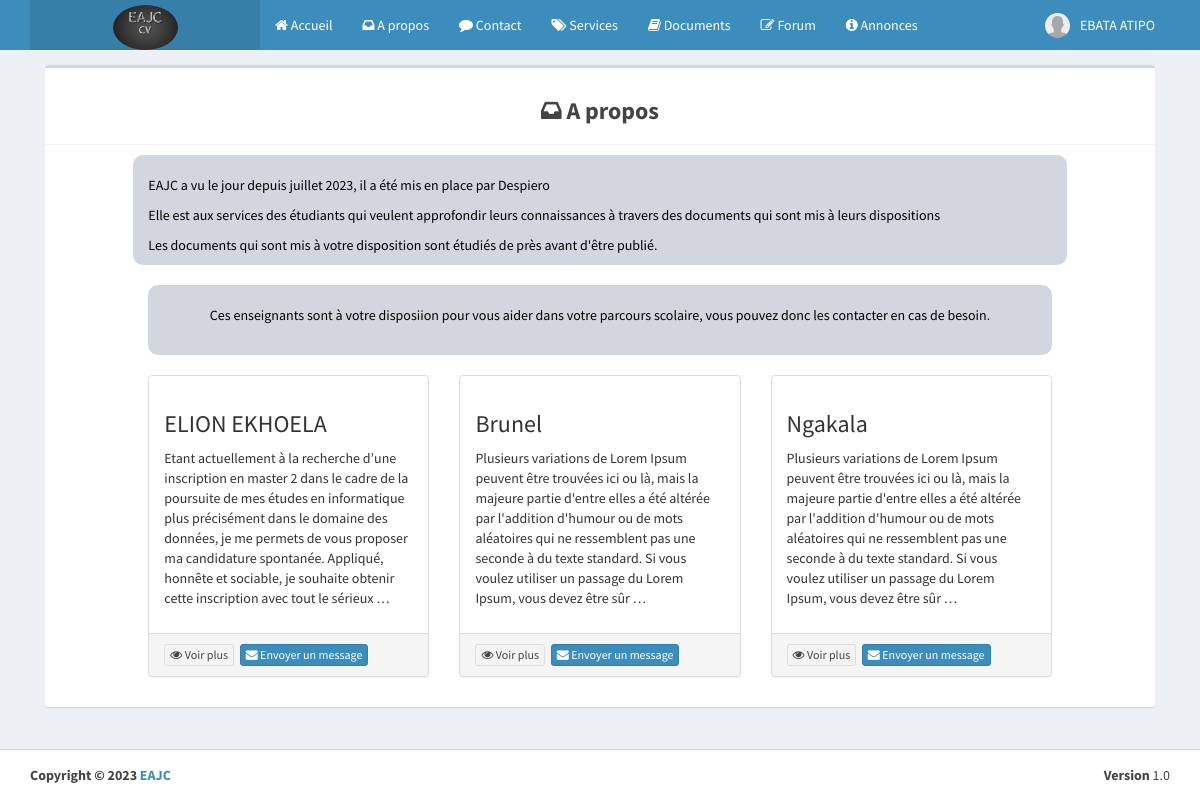
Page /eab/apropos (signed in) on the committed database.
### eab/models.py (models this page shows, shortened)
class Parametre(models.Model):
    appname=models.CharField(max_length=100)
    appeditor=models.CharField(max_length=200)
    phone=models.CharField(max_length=200, null=True)
    email=models.CharField(max_length=200, null=True)
    version=models.CharField(max_length=10, null=True)
    devise=models.CharField(max_length=10, null=True)
    COLORS=[
        ('primary','primary'),
        ('info','info'),
        ('success','success'),
        ('danger','danger'),
        ('secondary','secondary'),
        ('dark','dark'),
    ]
    theme=models.CharField(max_length=200, null=True, choices=COLORS)
    logo=models.ImageField(upload_to="media", null=True, blank=True)
    width_logo=models.CharField(max_length=3, null=True)
    height_logo=models.TextField(max_length=3, null=True)

class Profile(models.Model):
    user=models.OneToOneField(User, on_delete=models.CASCADE)
    phone=models.CharField(max_length=100)
    address=models.TextField()
    photo=models.ImageField(upload_to="media", null=True, blank=True)
    SEX=[
        ('Masculin','Masculin'),
        ('Feminin','Feminin')
    ]
    gender=models.CharField(max_length=100, null=True, choices=SEX)
    droitmes=models.BooleanField(default=False, null=True)
    status=models.BooleanField(default=False, null=True)
    apropos=models.TextField(null=True)
    profession=models.CharField(max_length=50, null=True)
    VARIABLE=[
        ('Visible','Visible'),
        ('Invisible','Invisible')
    ]
    vform=models.CharField(max_length=100, null=True, choices=VARIABLE, default="Visible")
    vep=models.CharField(max_length=100, null=True, choices=VARIABLE)
    vcomp=models.CharField(max_length=100, null=True, choices=VARIABLE)
    vaform=models.CharField(max_length=100, null=True, choices=VARIABLE)
    priority=models.BooleanField(null=True,default=False)

### eab/views.py (the view)
# urls.py: path("apropos", apropos, name="contact/apropos"),
def apropos(request):
    context={
        "userpriorities":userPriority(),
        "parametre":parametre()
    }
    return render(request, "contact/apropos.html", context)

### eab/views.py (called while the page is built)
def parametre():
    try:
        parametre=Parametre.objects.all()[0]
    except Exception as e:
        parametre=None
    if parametre == None :
        return redirect("maintenance")
    else:
        return parametre

def userPriority():
    users=User.objects.all()
    tabUserPriority=[]
    count=0
    for user in users:
        try:
            if user.profile and user.profile.priority==1:
                if count <=2:
                    tabUserPriority.append(user)
                    count+=1
        except:
            pass
    return tabUserPriority

### eab/templates/contact/apropos.html (shortened to what this page needs)
{% extends 'global/base0.html' %}
{% block content %}
{% load static %}
<div class="content-wrapper">
    <div class="container">
      <section class="content">
        <div class="box box-default">
          <div class="box-header with-border">
            <h3 class="text-center"><b><i class="fa fa-inbox"></i> A propos</b></h3>
          </div>
          <div class="box-body">
            <div class="row">
                <div class="col-md-10 col-md-offset-1 bg-gray" style="border-radius: 10px;">
                    <br>
                    <p>{{ parametre.appname }} a vu le jour depuis juillet 2023, il a été mis en place par {{ parametre.appeditor }}</p>
                    <p>Elle est aux services des étudiants qui veulent approfondir leurs connaissances à travers des documents qui sont mis à leurs dispositions</p>
                    <p>Les documents qui sont mis à votre disposition sont étudiés de près avant d'être publié.</p>
                </div>
            </div>
            <br>
            <div class="row">
                <div class="col-md-10 col-md-offset-1">
                    {% include 'global/_slide.html' %}
                </div>
            </div>
          </div>
        </div>
      </section>
    </div>
  </div>
{% endblock %}

### eab/templates/global/header.html (shortened to what this page needs)
{% load static %}
<header class="main-header">
    <nav class="navbar navbar-static-top">
      <div class="container">
        <div class="navbar-header">
            <a href="{% url 'home' %}" class="logo">
                {% if parametre.logo %}
                <img class="img-circle" src="{{ parametre.logo.url }}" width="{{ parametre.width_logo }}" height="{{ parametre.height_logo }}" alt="EAJC">
                {% else %}
                <h3><b>EAJC</b></h3>
                {% endif %}
            </a>
        </div>
        <div class="collapse navbar-collapse pull-left" id="navbar-collapse">
          <ul class="nav navbar-nav">
            <li><a href="{% url 'home' %}"><i class="fa fa-home"></i> Accueil </a></li>
            <li><a href="{% url 'contact/apropos' %}"><i class="fa fa-inbox"></i> A propos</a></li>
            <li><a href="{% url 'contact/contact' %}"><i class="fa fa-comment"></i> Contact</a></li>
            <li><a href="{% url 'contact/services' %}"><i class="fa fa-tags"></i> Services</a></li>
            <li><a href="{% url 'cours/cours' %}"><i class="fa fa-book"></i> Documents</a></li>
            {% if request.user.is_authenticated %}
            <li><a href="{% url 'question/questions' %}"><i class="fa fa-edit"></i> Forum</a></li>
            {% else %}
            <li>
              <a href="#" data-toggle="modal" data-target="#ForumModal"><i class="fa fa-edit"></i> Forum</a>
            </li>
            {% endif %}
            <li><a href="{% url 'annonce/annonce' %}"><i class="fa fa-info-circle"></i> Annonces</a></li>
          </ul>
        </div>
          <div class="navbar-custom-menu">
            <ul class="nav navbar-nav">
              {% if request.user.is_authenticated %}
              <li class="dropdown user user-menu">
                <a href="#" class="dropdown-toggle" data-toggle="dropdown">
                  {% if user.profile.photo %}
                        <img class="user-image" src="{{ user.profile.photo.url }}" alt="User Image">
                    {% else %}
                        <img class="user-image" width="60" height="60" src="{% static 'dist/img/user.png' %}" alt="...">
                    {% endif %}
                  <span class="hidden-xs">{{ user.last_name }}</span>
                </a>
              </li>
              {% endif %}
            </ul>
          </div>
      </div>
    </nav>
  </header>

### eab/templates/global/_slide.html
<div class="bg-gray text-center" style="padding-top: 20px;padding-bottom: 20px; border-radius: 10px;">
    <div class="card-body"><p class="text-white m-0">Ces enseignants sont à votre disposiion pour vous aider dans votre parcours scolaire, vous pouvez donc les contacter en cas de besoin.</p></div>
</div>
<br>
<div class="row">
    {% for user in userpriorities %}
    <div class="col-md-4">
        <div class="panel panel-default h-100">
            <div class="panel-body box-shadow">
                <h3 class="card-title">{{ user.last_name }}</h3>
                <p class="card-text">{{ user.profile.apropos|truncatewords:50 }}</p>
            </div>
            <div class="panel-footer">
                <a class="btn btn-default btn-xs" href="{% url 'cv/cv' user.id %}"><i class="fa fa-eye"></i> Voir plus</a>&nbsp;
                {% if user.profile.droitmes == 1 %}
                <a href="{% url 'contact/contactuser' user.id %}" class="btn btn-primary btn-xs"><i class="fa fa-envelope"></i> Envoyer un message</a>
                {% endif %}
            </div>
        </div>
    </div>
    {% endfor %}
</div>

### eab/templates/global/footer.html
<footer class="main-footer">
    <div class="container">
      <div class="pull-right hidden-xs">
        <b>Version</b> {{parametre.version}}
      </div>
      <strong>Copyright &copy; 2023 <a href="">{{parametre.appname}}</a></strong>
    </div>
</footer>

### rows in the picture
Parametre: logo (picture), appname "EAJC", appeditor "Despiero", version "1.0"

### other values in the picture
{{ user.last_name }} "EBATA ATIPO"
{{ user.last_name }} "ELION EKHOELA"
{{ user.last_name }} "Brunel"
{{ user.last_name }} "Ngakala"
